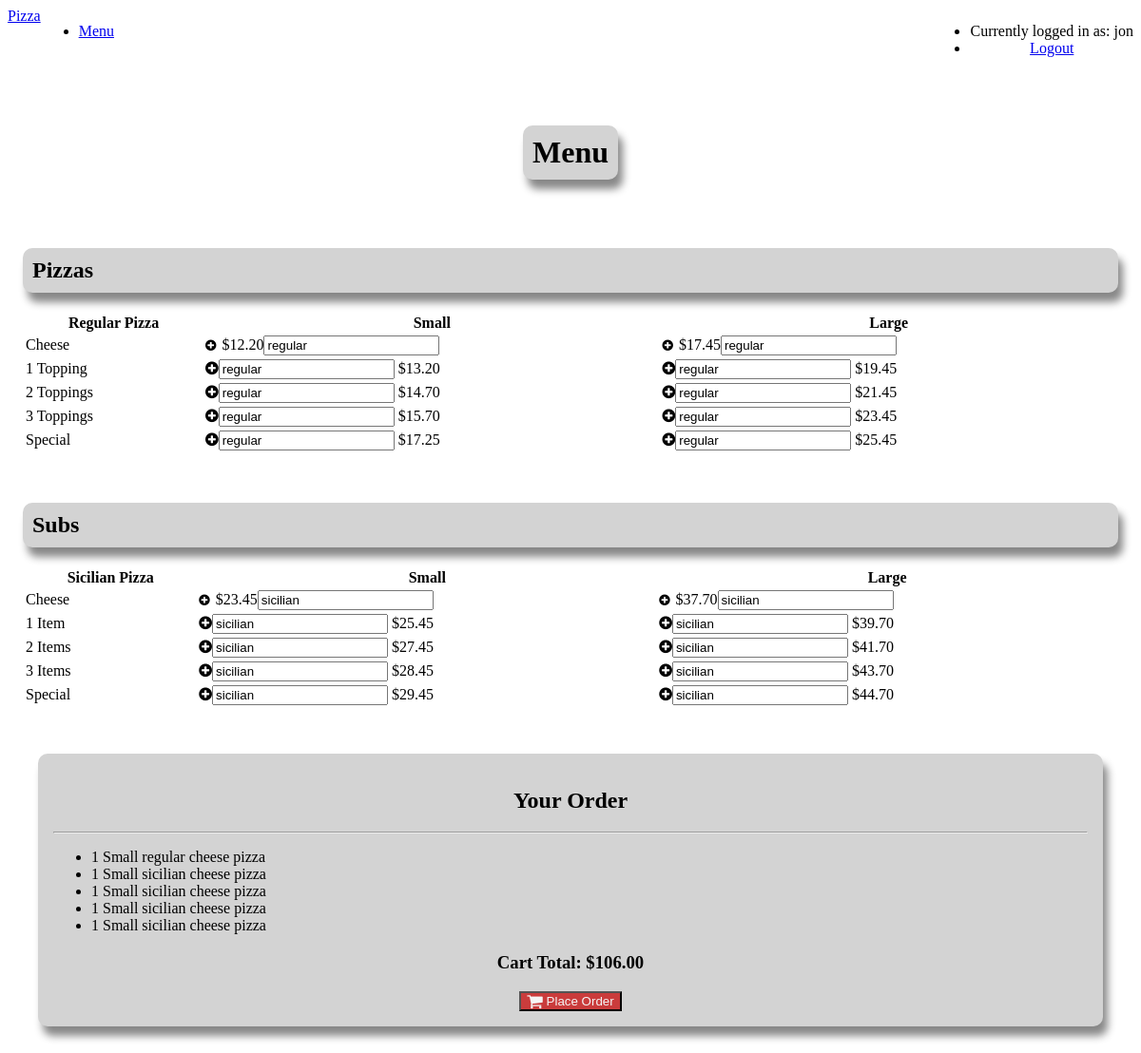
Page / (signed in) on the earlier database version.
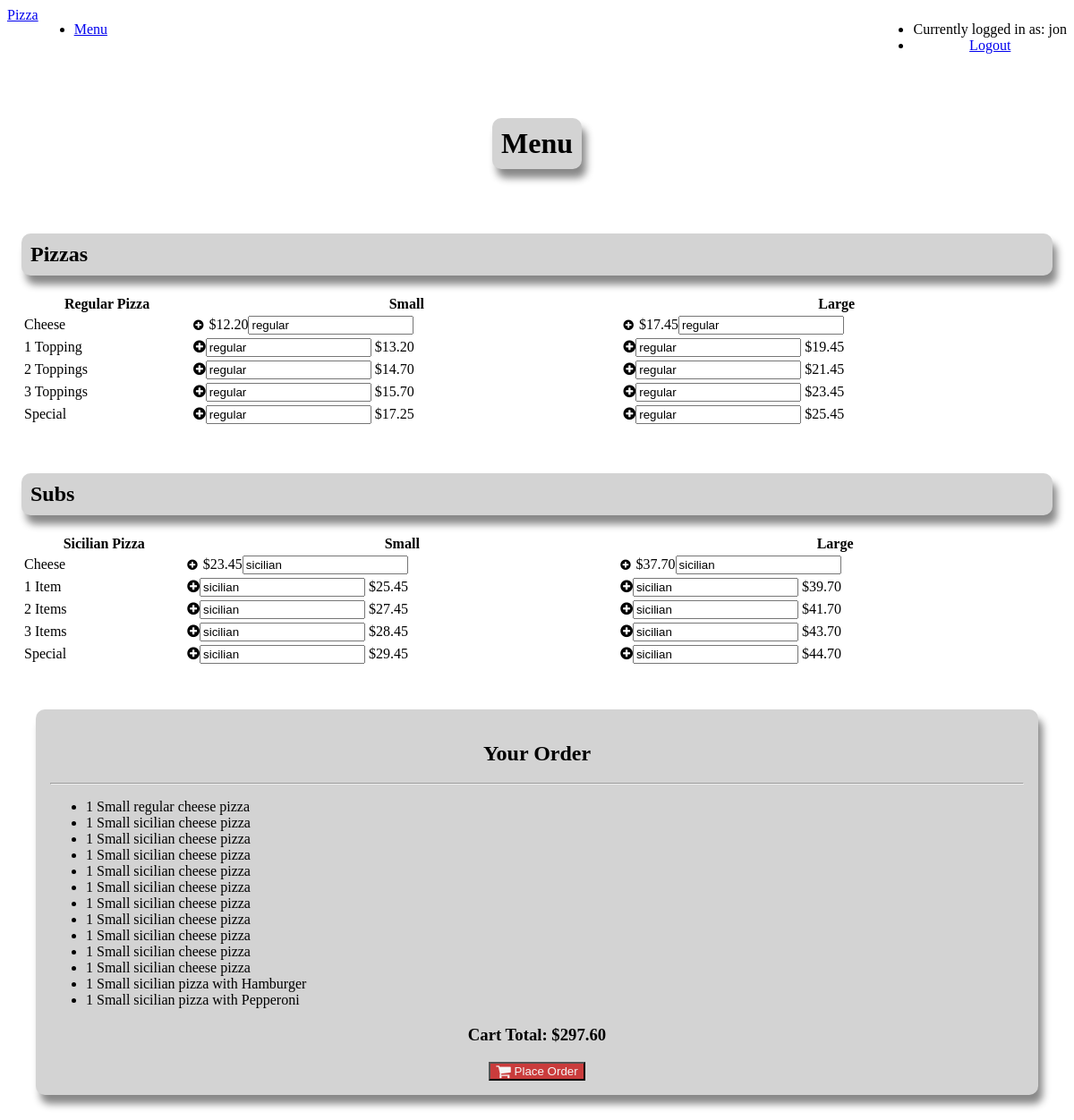
Same page on the later database version.
### orders/models.py (models this page shows, shortened)
class Regular(models.Model):
    choice = models.ForeignKey(Choice, on_delete=models.CASCADE) # Number of toppings
    size = models.ForeignKey(Size, on_delete=models.CASCADE)
    price = models.DecimalField(max_digits=5, decimal_places=2)

class Choice(models.Model):
    name = models.CharField(max_length=64)
    def __str__(self):
        return self.name

class Sicilian(models.Model):
    choice = models.ForeignKey(Choice, on_delete=models.CASCADE) # Number of topping
    size = models.ForeignKey(Size, on_delete=models.CASCADE)
    price = models.DecimalField(max_digits=5, decimal_places=2)

class RegularItem(models.Model):
    regular = models.ForeignKey(Regular, on_delete=models.CASCADE)
    toppings = models.ManyToManyField(Topping, blank=True, related_name="toppings")
    def __str__(self):
        if f"{self.regular.choice}" == "Cheese":
            return f"{self.regular.size} regular cheese pizza"

class Size(models.Model):
    name = models.CharField(max_length=64)
    def __str__(self):
        return self.name

class SicilianItem(models.Model):
    sicilian = models.ForeignKey(Sicilian, on_delete=models.CASCADE)
    toppings = models.ManyToManyField(Topping, blank=True, related_name="sic_toppings")
    def __str__(self):
        if f"{self.sicilian.choice}" == "Cheese":
            return f"{self.sicilian.size} sicilian cheese pizza"
        else:
            add = ""
            list = self.toppings.all()
            add += f"{list[0]}"
            if len(list) > 1:
                add += f", {list[1]}"
            if len(list) > 2 and len(list) != 5:
                add += f" and {list[2]}"
            if len(list) == 5:
                add += f", {list[2]}, {list[3]} and {list[4]}"
            return f"{self.sicilian.size} sicilian pizza with " + add

class Topping(models.Model):
    name = models.CharField(max_length=64)
    def __str__(self):
        return self.name

### orders/views.py (the view)
# urls.py: path("", views.index, name="index"),
def index(request):
    if not request.user.is_authenticated:
        return render(request, "orders/login.html", {"message": None})
    disabled = "disabled"
    try:
        cart = Cart.objects.get(user=request.user, ordered=False)
        disabled = ""
    except Cart.DoesNotExist:
        cart = Cart.objects.create(user=request.user)
    total = Decimal(0)
    for item in cart.regulars.all():
        total += item.regular.price
    for item in cart.sicilians.all():
        total += item.sicilian.price
    context = {
        "regulars": Regular.objects.all(),
        "sicilians": Sicilian.objects.all(),
        "toppings": Topping.objects.all(),
        "cart_regulars": cart.regulars.all(),
        "cart_sicilians": cart.sicilians.all(),
        "total": total,
        "user": request.user
    }
    return render(request, "orders/index.html", context)

### orders/templates/orders/index.html (shortened to what this page needs)
{% extends "orders/base.html" %}
{% block body %}
    <div class="navl pure-menu pure-menu-horizontal">
      <a href="#" class="left pure-menu-heading pure-menu-link">Pizza</a>
      <ul class="pure-menu-list left">
          <li class="pure-menu-item"><a href="{% url 'index' %}" class="pure-menu-link">Menu</a></li>
      </ul>
      <ul class="pure-menu-list right">
          <li class="pure-menu-item"><a class="pure-menu-disabled">Currently logged in as: {{ user.username }}</a></li>
          <li class="pure-menu-item"><a href="{% url 'logout' %}" class="pure-menu-link">Logout</a></li>
      </ul>
    </div>
    <div class="pure-u-1">
      <div class="l-box center">
        <h1 id="title">Menu</h1>
      </div>
    </div>
    <div class="pure-g">
    <div class="pure-u-1-3 menu">
      <div class="l-box">
        <h2 class="heading">Pizzas</h2>
      <table class="pure-table pure-table-bordered">
        <thead>
            <tr>
                <th>Regular Pizza</th>
                <th>Small</th>
                <th>Large</th>
            </tr>
        </thead>
        <tbody>
          {% for regular in regulars %}
          {% if regular.size|stringformat:"s" == "Small" %}
          <tr>
                <td>{{ regular.choice }}</td>
                {% if regular.choice|stringformat:"s" == "Cheese" %}
                <td><form action="{% url 'order' %}" method="post">{% csrf_token %}<button class="btn circle" type="submit" name="order" value="{{regular.id}}"/><i class="fa fa-plus-circle plus"></i></button>${{ regular.price }}<input class="hidden" type="text" name="type" value="regular"></form></td>
                {% else %}
                <td><i class="fa fa-plus-circle plus add" id="{{regular.id}}"><input class="hidden" type="text" name="{{ regular.choice }}" value="regular"></i> ${{ regular.price }}</td>
                {% endif %}
          {% elif regular.size|stringformat:"s" == "Large" %}
            {% if regular.choice|stringformat:"s" == "Cheese" %}
            <td><form action="{% url 'order' %}" method="post">{% csrf_token %}<button class="btn circle" type="submit" name="order" value="{{regular.id}}" /><i class="fa fa-plus-circle plus"></i></button>${{ regular.price }}<input class="hidden" type="text" name="type" value="regular"></form></td>
            {% else %}
            <td><i class="fa fa-plus-circle plus add" id="{{regular.id}}"><input class="hidden" type="text" name="{{ regular.choice }}" value="regular"></i> ${{ regular.price }}</td>
            {% endif %}
          </tr>
          {% endif %}
          {% endfor %}
        </tbody>
    </table>
      </div>
    </div>
    <div class="pure-u-1-3 menu">
  <div class="l-box">
    <h2 class="heading">Subs</h2>
  <table class="pure-table pure-table-bordered">
    <thead>
        <tr>
            <th>Sicilian Pizza</th>
            <th>Small</th>
            <th>Large</th>
        </tr>
    </thead>
    <tbody>
      {% for sicilian in sicilians %}
      {% if sicilian.size|stringformat:"s" == "Small" %}
        <tr>
            <td>{{ sicilian.choice }}</td>
            {% if sicilian.choice|stringformat:"s" == "Cheese" %}
            <td><form action="{% url 'order' %}" method="post">{% csrf_token %}<button class="btn circle" type="submit" name="order" value="{{sicilian.id}}" /><i class="fa fa-plus-circle plus"></i></button>${{ sicilian.price }}<input class="hidden" type="text" name="type" value="sicilian"></form></td>
            {% else %}
            <td><i class="fa fa-plus-circle plus add" id="{{sicilian.id}}"><input class="hidden" type="text" name="{{ sicilian.choice }}" value="sicilian"></i> ${{ sicilian.price }}</td>
            {% endif %}
      {% elif sicilian.size|stringformat:"s" == "Large" %}
            {% if sicilian.choice|stringformat:"s" == "Cheese" %}
            <td><form action="{% url 'order' %}" method="post">{% csrf_token %}<button class="btn circle" type="submit" name="order" value="{{sicilian.id}}" /><i class="fa fa-plus-circle plus"></i></button>${{ sicilian.price }}<input class="hidden" type="text" name="type" value="sicilian"></form></td>
            {% else %}
            <td><i class="fa fa-plus-circle plus add" id="{{sicilian.id}}"><input class="hidden" type="text" name="{{ sicilian.choice }}" value="sicilian"></i> ${{ sicilian.price }}</td>
            {% endif %}
        </tr>
      {% endif %}
      {% endfor %}
    </tbody>
  </table>
</div>
</div>
<div class="pure-u-1-3">
  <div class="l-box order">
    <h2 id="cart">Your Order</h2>
    <hr>
    <ul>
      {% if cart_regulars or cart_sicilians %}
      {% for regular in cart_regulars %}
      <li>1 {{regular}}</li>
      {% endfor %}
      {% for sicilian in cart_sicilians %}
      <li>1 {{sicilian}}</li>
      {% endfor %}
      {% else %}
      <li> No items in your order yet! </li>
      {% endif %}
    </ul>
    {% if cart_regulars or cart_sicilians %}
    <div class="center">
      <h3>Cart Total: ${{total}}</h3>
    </div>
    {% endif %}
    <div class="center">
      <form action="{% url 'checkout' %}" method="get">{% csrf_token %}
        <button class="pure-button button-red" type="submit" href="#" {{disabled}}><i class="fa fa-shopping-cart fa-lg"></i> Place Order</button>
      </form>
    </div>
  </div>
</div>
{% endblock %}

### orders/templates/orders/base.html (shortened to what this page needs)
{% load static %}
<!DOCTYPE html>
<html lang="en" dir="ltr">
  <head>
    <link rel="stylesheet" href="https://unpkg.com/purecss@1.0.1/build/pure-min.css">
    <link rel="stylesheet" href="https://unpkg.com/purecss@1.0.1/build/grids-responsive-min.css">
    <link rel="stylesheet" href="https://cdnjs.cloudflare.com/ajax/libs/font-awesome/4.7.0/css/font-awesome.min.css">
    <link rel="stylesheet" href="{% static 'orders/styles.css' %}"/>
  </head>
  <body>
    {% block body %}
    {% endblock %}
  </body>
</html>

### orders/static/orders/styles.css (style rules this page uses)
body { background-image: url(https://images.unsplash.com/photo-1534308983496-4fabb1a015ee?ixlib=rb-1.2.1&ixid=eyJhcHBfaWQiOjEyMDd9&auto=format&fit=crop&w=1955&q=80); background-position: top; }
table { background-color: #fff; width: 100%; border-radius: 10px; }
thead { border-radius: 10px; }
.navl { list-style-type: none; margin: 0; padding: 0; overflow: hidden; background-color: #fff; }
.l-box { padding: 1em; }
.order { margin: 2em; background-color: lightgrey; border-radius: 10px; box-shadow: 5px 10px 8px #888888; }
#title { border-radius: 10px; background-color: lightgrey; box-shadow: 5px 10px 8px #888888; width: -moz-fit-content; width: -webkit-fit-content; width: fit-content; margin: auto; margin-top: 40px; margin-bottom: 20px; padding: 10px; }
.heading { border-radius: 10px; background-color: lightgrey; box-shadow: 5px 10px 8px #888888; padding: 10px; }
#cart { text-align: center; justify-content: center; }
.button-red { background: rgb(202, 60, 60); color: whitesmoke; }
.right { text-align: center; }
.center { text-align: center; }
.left { float: left; }
.right { float: right; }
.circle { -moz-appearance: none; -webkit-appearance: none; background-color: #fff; border: none; outline: none; margin-left: -6px; }

Differences in the rows shown:
added SicilianItem: sicilian.name "Small sicilian cheese pizza"
added SicilianItem: sicilian.name "Small sicilian cheese pizza"
added SicilianItem: sicilian.name "Small sicilian cheese pizza"
added SicilianItem: sicilian.name "Small sicilian cheese pizza"
added SicilianItem: sicilian.name "Small sicilian cheese pizza"
added SicilianItem: sicilian.name "Small sicilian cheese pizza"
added SicilianItem: sicilian+id "Small sicilian pizza with Hamburger"
added SicilianItem: sicilian+id "Small sicilian pizza with Pepperoni"
Other differences:
{{ total }}: "106.00" → "297.60"
